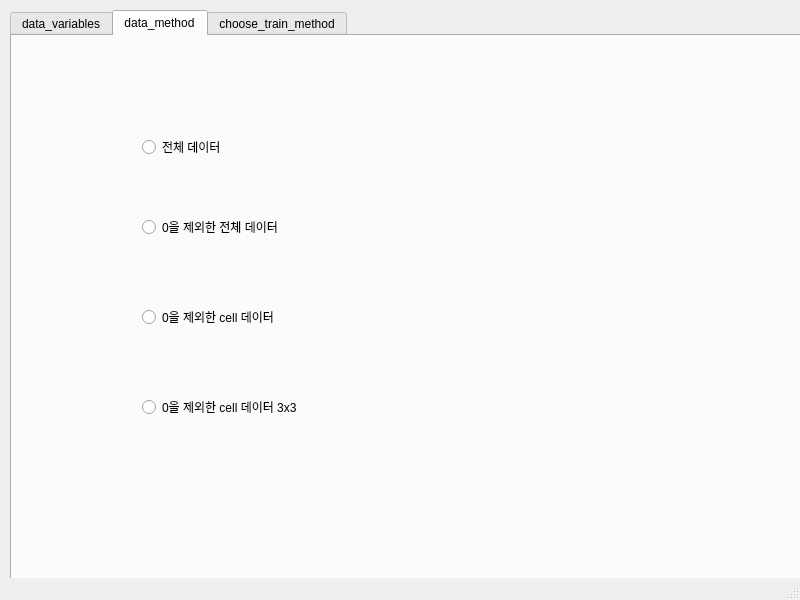
<?xml version="1.0" encoding="UTF-8"?>
<ui version="4.0">
 <class>MainWindow</class>
 <widget class="QMainWindow" name="MainWindow">
  <property name="geometry">
   <rect>
    <x>0</x>
    <y>0</y>
    <width>800</width>
    <height>600</height>
   </rect>
  </property>
  <property name="windowTitle">
   <string>MainWindow</string>
  </property>
  <widget class="QWidget" name="centralwidget">
   <widget class="QTabWidget" name="Tab">
    <property name="geometry">
     <rect>
      <x>10</x>
      <y>10</y>
      <width>791</width>
      <height>581</height>
     </rect>
    </property>
    <property name="currentIndex">
     <number>1</number>
    </property>
    <widget class="QWidget" name="tab_1">
     <attribute name="title">
      <string>data_variables</string>
     </attribute>
     <widget class="QListWidget" name="xtest_list">
      <property name="geometry">
       <rect>
        <x>30</x>
        <y>70</y>
        <width>131</width>
        <height>321</height>
       </rect>
      </property>
      <property name="selectionMode">
       <enum>QAbstractItemView::MultiSelection</enum>
      </property>
     </widget>
     <widget class="QLabel" name="label_4">
      <property name="geometry">
       <rect>
        <x>30</x>
        <y>20</y>
        <width>261</width>
        <height>41</height>
       </rect>
      </property>
      <property name="text">
       <string>x데이터의 특성</string>
      </property>
     </widget>
     <widget class="QListWidget" name="ytest_list">
      <property name="geometry">
       <rect>
        <x>360</x>
        <y>70</y>
        <width>131</width>
        <height>321</height>
       </rect>
      </property>
      <property name="selectionMode">
       <enum>QAbstractItemView::MultiSelection</enum>
      </property>
     </widget>
     <widget class="QLabel" name="label_5">
      <property name="geometry">
       <rect>
        <x>360</x>
        <y>10</y>
        <width>261</width>
        <height>41</height>
       </rect>
      </property>
      <property name="text">
       <string>y데이터의 특성</string>
      </property>
     </widget>
     <widget class="QListWidget" name="x_selected_view">
      <property name="geometry">
       <rect>
        <x>180</x>
        <y>70</y>
        <width>131</width>
        <height>321</height>
       </rect>
      </property>
      <property name="selectionMode">
       <enum>QAbstractItemView::MultiSelection</enum>
      </property>
     </widget>
     <widget class="QListWidget" name="y_selected_view">
      <property name="geometry">
       <rect>
        <x>500</x>
        <y>70</y>
        <width>131</width>
        <height>321</height>
       </rect>
      </property>
      <property name="selectionMode">
       <enum>QAbstractItemView::MultiSelection</enum>
      </property>
     </widget>
     <widget class="QPushButton" name="x_right_btn">
      <property name="geometry">
       <rect>
        <x>180</x>
        <y>410</y>
        <width>71</width>
        <height>21</height>
       </rect>
      </property>
      <property name="text">
       <string>right</string>
      </property>
     </widget>
     <widget class="QPushButton" name="y_left_btn">
      <property name="geometry">
       <rect>
        <x>360</x>
        <y>420</y>
        <width>71</width>
        <height>21</height>
       </rect>
      </property>
      <property name="text">
       <string>left</string>
      </property>
     </widget>
     <widget class="QPushButton" name="y_right_btn">
      <property name="geometry">
       <rect>
        <x>500</x>
        <y>420</y>
        <width>71</width>
        <height>21</height>
       </rect>
      </property>
      <property name="text">
       <string>right</string>
      </property>
     </widget>
     <widget class="QPushButton" name="x_left_btn">
      <property name="geometry">
       <rect>
        <x>30</x>
        <y>410</y>
        <width>71</width>
        <height>21</height>
       </rect>
      </property>
      <property name="text">
       <string>left</string>
      </property>
     </widget>
    </widget>
    <widget class="QWidget" name="tab_2">
     <attribute name="title">
      <string>data_method</string>
     </attribute>
     <widget class="QRadioButton" name="all_radio_btn">
      <property name="geometry">
       <rect>
        <x>130</x>
        <y>100</y>
        <width>130</width>
        <height>22</height>
       </rect>
      </property>
      <property name="text">
       <string>전체 데이터</string>
      </property>
     </widget>
     <widget class="QRadioButton" name="zero_radio_btn">
      <property name="geometry">
       <rect>
        <x>130</x>
        <y>180</y>
        <width>261</width>
        <height>22</height>
       </rect>
      </property>
      <property name="text">
       <string>0을 제외한 전체 데이터</string>
      </property>
     </widget>
     <widget class="QRadioButton" name="cell_radio_btn">
      <property name="geometry">
       <rect>
        <x>130</x>
        <y>270</y>
        <width>251</width>
        <height>22</height>
       </rect>
      </property>
      <property name="text">
       <string>0을 제외한 cell 데이터</string>
      </property>
     </widget>
     <widget class="QRadioButton" name="cell_radio_btn_2">
      <property name="geometry">
       <rect>
        <x>130</x>
        <y>360</y>
        <width>251</width>
        <height>22</height>
       </rect>
      </property>
      <property name="text">
       <string>0을 제외한 cell 데이터 3x3</string>
      </property>
     </widget>
    </widget>
    <widget class="QWidget" name="tab">
     <attribute name="title">
      <string>choose_train_method</string>
     </attribute>
     <widget class="QRadioButton" name="linear_radio_btn">
      <property name="geometry">
       <rect>
        <x>130</x>
        <y>110</y>
        <width>130</width>
        <height>22</height>
       </rect>
      </property>
      <property name="text">
       <string>선형회귀</string>
      </property>
     </widget>
     <widget class="QRadioButton" name="kernel_radio_btn">
      <property name="geometry">
       <rect>
        <x>130</x>
        <y>200</y>
        <width>130</width>
        <height>22</height>
       </rect>
      </property>
      <property name="text">
       <string>커널회귀</string>
      </property>
     </widget>
     <widget class="QRadioButton" name="tree_radio_btn">
      <property name="geometry">
       <rect>
        <x>130</x>
        <y>300</y>
        <width>130</width>
        <height>22</height>
       </rect>
      </property>
      <property name="text">
       <string>트리회귀</string>
      </property>
     </widget>
     <widget class="QRadioButton" name="dnn_radio_btn">
      <property name="geometry">
       <rect>
        <x>420</x>
        <y>130</y>
        <width>130</width>
        <height>22</height>
       </rect>
      </property>
      <property name="text">
       <string>DNN</string>
      </property>
     </widget>
     <widget class="QRadioButton" name="random_radio_btn">
      <property name="geometry">
       <rect>
        <x>130</x>
        <y>350</y>
        <width>151</width>
        <height>22</height>
       </rect>
      </property>
      <property name="text">
       <string>랜덤포레스트</string>
      </property>
     </widget>
     <widget class="QRadioButton" name="rnn_radio_btn">
      <property name="geometry">
       <rect>
        <x>420</x>
        <y>190</y>
        <width>130</width>
        <height>22</height>
       </rect>
      </property>
      <property name="text">
       <string>RNN</string>
      </property>
     </widget>
     <widget class="QRadioButton" name="lstm_radio_btn">
      <property name="geometry">
       <rect>
        <x>420</x>
        <y>250</y>
        <width>130</width>
        <height>22</height>
       </rect>
      </property>
      <property name="text">
       <string>LSTM</string>
      </property>
     </widget>
     <widget class="QRadioButton" name="neural_regression_radio_btn">
      <property name="geometry">
       <rect>
        <x>130</x>
        <y>410</y>
        <width>130</width>
        <height>22</height>
       </rect>
      </property>
      <property name="text">
       <string>신경망회귀</string>
      </property>
     </widget>
     <widget class="QRadioButton" name="gauss_radio_btn">
      <property name="geometry">
       <rect>
        <x>130</x>
        <y>250</y>
        <width>130</width>
        <height>22</height>
       </rect>
      </property>
      <property name="text">
       <string>가우스회귀</string>
      </property>
     </widget>
     <widget class="QRadioButton" name="gru_radio_btn">
      <property name="geometry">
       <rect>
        <x>420</x>
        <y>310</y>
        <width>130</width>
        <height>22</height>
       </rect>
      </property>
      <property name="text">
       <string>GRU</string>
      </property>
     </widget>
     <widget class="QLabel" name="label">
      <property name="geometry">
       <rect>
        <x>130</x>
        <y>60</y>
        <width>91</width>
        <height>21</height>
       </rect>
      </property>
      <property name="text">
       <string>회귀</string>
      </property>
     </widget>
     <widget class="QLabel" name="label_2">
      <property name="geometry">
       <rect>
        <x>420</x>
        <y>60</y>
        <width>91</width>
        <height>21</height>
       </rect>
      </property>
      <property name="text">
       <string>딥러닝</string>
      </property>
     </widget>
     <widget class="QRadioButton" name="svr_radio_btn">
      <property name="geometry">
       <rect>
        <x>130</x>
        <y>160</y>
        <width>130</width>
        <height>22</height>
       </rect>
      </property>
      <property name="text">
       <string>SVR</string>
      </property>
     </widget>
     <widget class="QPushButton" name="exit_btn">
      <property name="geometry">
       <rect>
        <x>680</x>
        <y>490</y>
        <width>91</width>
        <height>31</height>
       </rect>
      </property>
      <property name="text">
       <string>실행</string>
      </property>
     </widget>
     <widget class="QRadioButton" name="conv1_radio_btn">
      <property name="geometry">
       <rect>
        <x>420</x>
        <y>380</y>
        <width>130</width>
        <height>22</height>
       </rect>
      </property>
      <property name="text">
       <string>cnn</string>
      </property>
     </widget>
    </widget>
   </widget>
  </widget>
  <widget class="QStatusBar" name="statusbar"/>
 </widget>
 <resources/>
 <connections/>
</ui>
